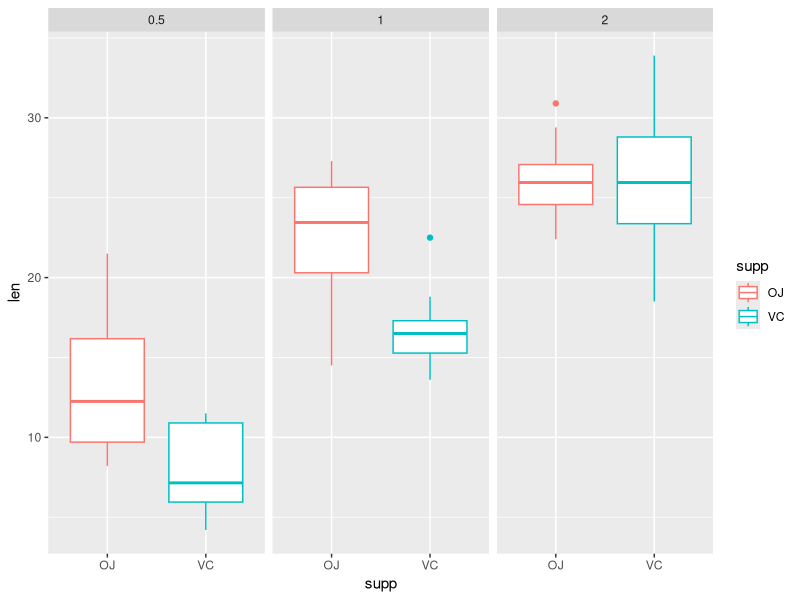

This figure's R source:
## ---- chunk 1
knitr::opts_chunk$set(echo = TRUE)
library(ggplot2)
## ---- chunk 2
data("ToothGrowth")
tg <- ToothGrowth
str(tg)
## ---- chunk 3
gg <- ggplot(data = tg, aes(x = supp, y = len, color = supp)) +
  #geom_point(shape = 1) + 
  geom_boxplot() +
  #geom_jitter() +
  facet_grid(. ~ dose)
gg
## ---- chunk 4
summary(tg)
## ---- chunk 5
vc05 <- subset(tg, tg$sup == "VC" & tg$dose == 0.5)$len
vc10 <- subset(tg, tg$sup == "VC" & tg$dose == 1.0)$len
vc20 <- subset(tg, tg$sup == "VC" & tg$dose == 2.0)$len
oj05 <- subset(tg, tg$sup == "OJ" & tg$dose == 0.5)$len
oj10 <- subset(tg, tg$sup == "OJ" & tg$dose == 1.0)$len
oj20 <- subset(tg, tg$sup == "OJ" & tg$dose == 2.0)$len
## ---- chunk 6
t.test(vc10, vc05, paired = FALSE, alternative = "g")
## ---- chunk 7
t.test(oj05, vc05, paired = FALSE)
## ---- chunk 8
t.test(oj20, vc20, paired = FALSE)
